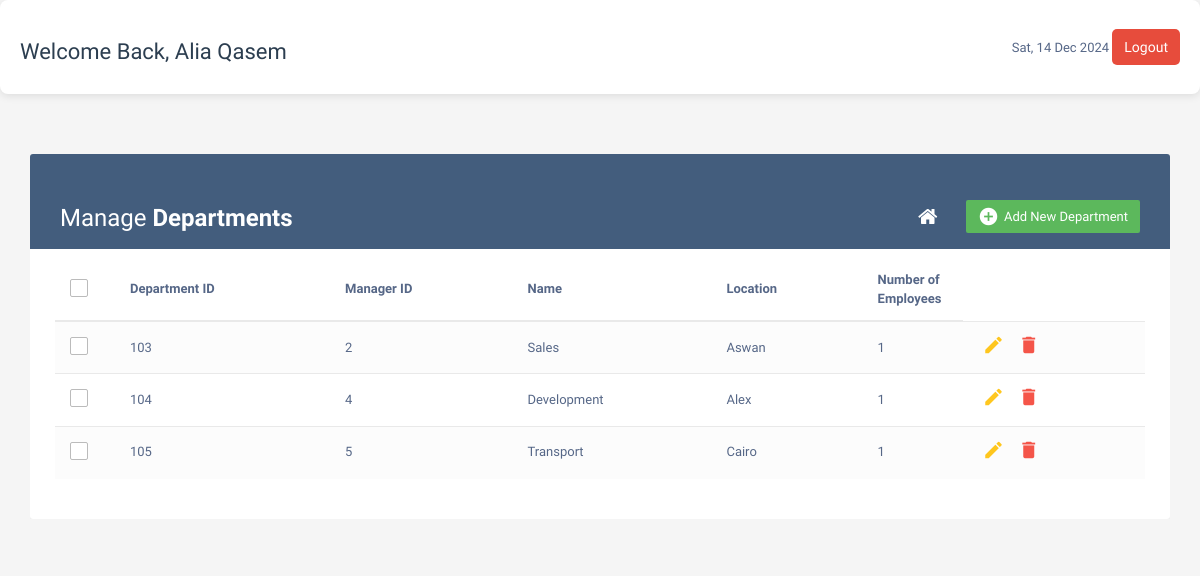
The app's page /depcrud.php (signed in), older data.
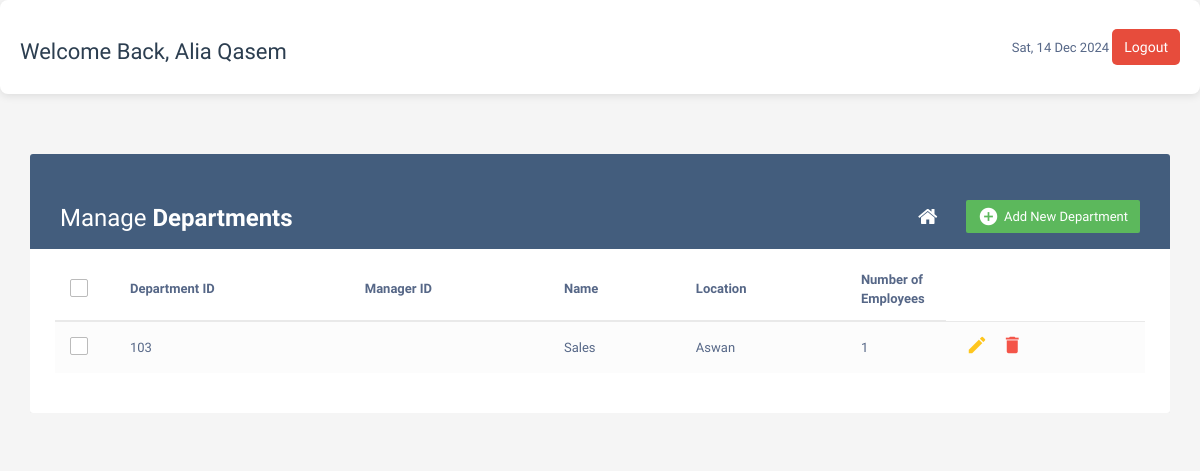
The same page, newer data.
### tables this page shows
CREATE TABLE `department` (
  `department_id` int(11) NOT NULL,
  `manager_id` int(11) DEFAULT NULL,
  `name` varchar(225) NOT NULL,
  `location` varchar(225) NOT NULL,
  `emps_number` int(12) NOT NULL
);

### depcrud.php (the view, shortened to what this page needs)
<?php include("config.php"); ?>
<?php
$user_name = $_SESSION['user_name'];
?>
<!DOCTYPE html>
<html lang="en">
<head>
    <link rel="stylesheet" href="https://maxcdn.bootstrapcdn.com/font-awesome/4.7.0/css/font-awesome.min.css">
    <link rel="stylesheet" href="https://maxcdn.bootstrapcdn.com/bootstrap/3.3.7/css/bootstrap.min.css">
    <link rel="stylesheet" href="dashboard.css">
</head>
<body>
    <div class="header">
        <h3>Welcome Back, <?php echo $user_name; ?></h3>
        <div>
            <span id="currentDate"></span>
            <button class="btn-signout ms-3" onclick="logout()">Logout</button>
        </div>
    </div>
    <div class="container">
        <div class="table-responsive">
            <div class="table-wrapper">
                <div class="table-title">
                    <div class="row">
                        <div class="col-xs-6">
                            <h2>Manage <b>Departments</b></h2>
                        </div>
                        <div class="col-xs-6">
                            <a href="#addEmployeeModal" class="btn btn-success" data-toggle="modal"><i
                                    class="material-icons">&#xE147;</i> <span>Add New Department</span></a>
                            <a href="dashboard.php" class="btn btn-secondary"><i class="fa fa-home"></i></a>
                        </div>
                    </div>
                </div>
                <table class="table table-striped table-hover">
                    <thead>
                        <tr>
                            <th>
                                <span class="custom-checkbox">
                                    <label for="selectAll"></label>
                                </span>
                            </th>
                            <th>Department ID</th>
                            <th>Manager ID</th>
                            <th>Name</th>
                            <th>Location</th>
                            <th>Number of Employees</th>
                        </tr>
                    </thead>
                    <tbody>
                        <?php
                        $query = "
            SELECT
            *  FROM department
        ";
                        $result = $database->prepare($query);
                        if (!$result) {
                            die("query failed" . mysqli_error($mysql));
                        } else {
                            $stmt = $database->prepare($query);
                            $stmt->execute();
                            $result = $stmt->fetchAll(PDO::FETCH_ASSOC);
                            foreach ($result as $row) {
                                ?>
                                <tr>
                                    <td>
                                        <span class="custom-checkbox">
                                            <label for="checkbox1"></label>
                                        </span>
                                    </td>
                                    <td><?php echo $row['department_id']; ?></td>
                                    <td><?php echo $row['manager_id']; ?></td>
                                    <td><?php echo $row['name']; ?></td>
                                    <td><?php echo $row['location']; ?></td>
                                    <td><?php echo $row['emps_number']; ?></td>
                                    <td>
                                        <a href="update_dep.php?id=<?php echo $row['department_id']; ?>" class="edit"><i
                                                class="material-icons" data-toggle="tooltip" title="Edit">&#xE254;</i></a>
                                        <a href="delete_dep.php?id=<?php echo $row['department_id']; ?>" class="delete"
                                            data-toggle="modal"><i class="material-icons" data-toggle="tooltip"
                                                title="Delete">&#xE872;</i></a>
                                    </td>
                                </tr>
                                <?php
                            }
                        }
                        ?>
                    </tbody>
                </table>
            </div>
        </div>
    </div>
</body>
</html>

Row changes from the older to the newer data that the page shows:
removed department: department_id "104", manager "4", name "Development", location "Alex", emps_number "1"
removed department: department_id "105", manager "5", name "Transport", location "Cairo", emps_number "1"
changed department "Sales": manager "2" → (not shown)
